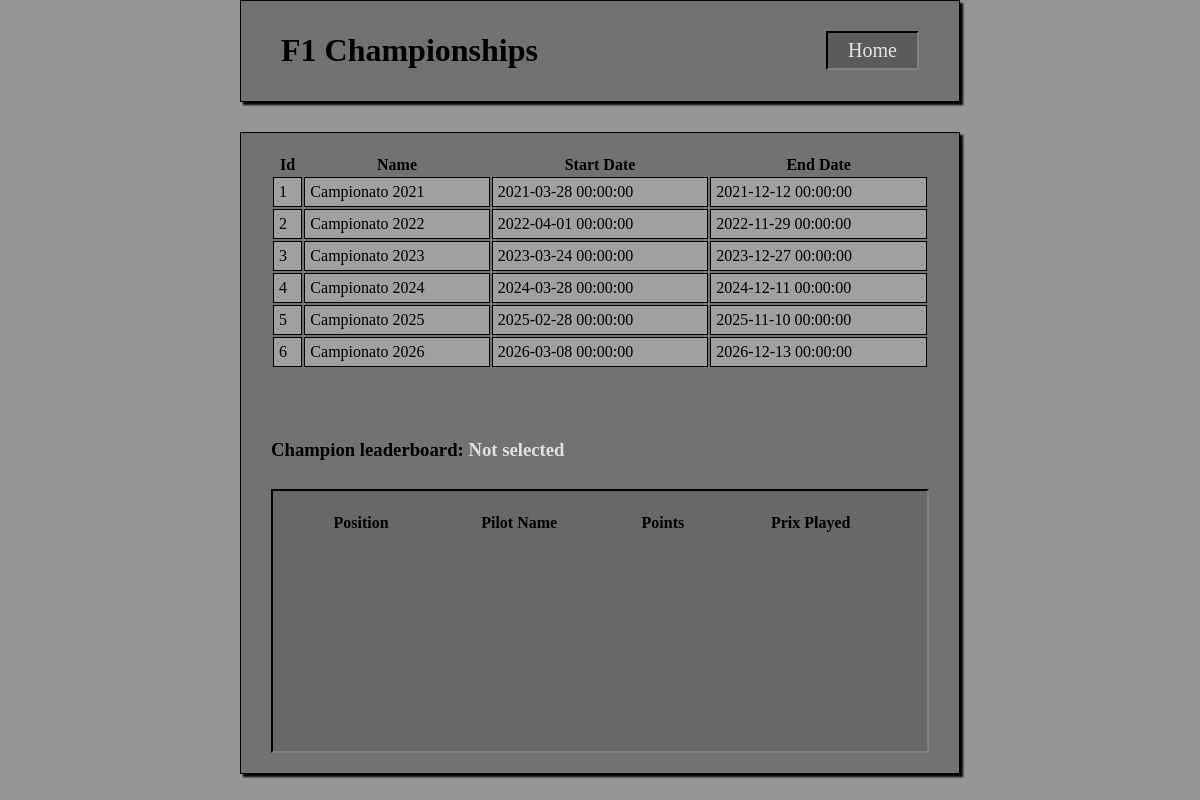
Page /frontend/champ.php on the committed database.
### tables this page shows
CREATE TABLE IF NOT EXISTS cham(
    id INT AUTO_INCREMENT PRIMARY KEY,
    champ_name VARCHAR(64),
    champ_start_date DATETIME NOT NULL,
    champ_end_date DATETIME NOT NULL
);

### frontend/back/champ_back.php (called while the page is built, shortened)
<?php
    require_once __DIR__ . "/../core/query_util.php";
    require_once __DIR__ . "/../query/champ.php";
    require_once __DIR__ . "/../view/table_view.php";
    $conn = get_conn();
    $champ_query = champ_select_query();
    $champ_result = execute_default_query($conn, $champ_query);
    $champ_view = champ_table_view($champ_result);
?>

### frontend/core/query_util.php (called while the page is built, shortened)
<?php
    function execute_default_query($conn, $sql){
        try{
            $result = $conn->query($sql);
            return $result;
        }
        catch(Exception $e){
            die("Query select error");
        }
    }

### frontend/query/champ.php (called while the page is built, shortened)
<?php
    function champ_select_query(){
        return "
            SELECT
                id,
                champ_name,
                champ_start_date,
                champ_end_date
            FROM
                cham
        ";
    }
?>

### frontend/view/table_view.php (the view, shortened to what this page needs)
        <?php
function champ_table_view($result){
    $table = "
        <table id='champ_table'>
            <tr>
                <th>Id</th>
                <th>Name</th>
                <th>Start Date</th>
                <th>End Date</th>
            </tr>
    ";
    while($row = $result->fetch_assoc()){
        ?>
        <tr
            data-id="<?=$row['id']?>"
            data-champ_name="<?=htmlspecialchars($row['champ_name'])?>"
            class="champ_row"
        >
            <td class="table_background"><?=htmlspecialchars($row['id'])?></td>
            <td class="table_background"><?=htmlspecialchars($row['champ_name'])?></td>
            <td class="table_background"><?=htmlspecialchars($row['champ_start_date'])?></td>
            <td class="table_background"><?=htmlspecialchars($row['champ_end_date'])?></td>
        </tr>
        <?php
        $table .= ob_get_clean();
    }
    return $table .= "</table>";
}
        ?>

### frontend/champ.php (shortened to what this page needs)
<?php
    require_once(__DIR__ . '/back/champ_back.php');
?>
<html>
    <head>
        <link rel="stylesheet" href="css/general.css">
        <link rel="stylesheet" href="core/style_util.css">
        <link rel="stylesheet" href="css/champ.css">
    </head>
    <body class="background_color">
        <div id="navbar" class="background_color_2 general_border">
            <h1>F1 Championships</h1>
            <a href="<?=HOME_URL?>" class="inner_border general_link">Home</a>
        </div>
       <div id="content" class="background_color_2 general_border">
            <div id="champ_table_view">
                <?=$champ_view ?? ""?>
            </div>
            <h3>Champion leaderboard: <u class="general_font"><?=$_GET['champ_name'] ?? "Not selected"?></u></h3>
            <div id="leaderboard" class="inner_border inner_background scroll_bar">
                <table id='champ_leaderboard_table'>
                    <tr>
                        <th>Position</th>
                        <th>Pilot Name</th>
                        <th>Points</th>
                        <th>Prix Played</th>
                    </tr>
                </table>
            </div>
       </div>
    </body>
</html>

### frontend/css/general.css (style rules this page uses)
body { padding: 0; margin: 0; padding: 0 20%; color-scheme: white; }
#navbar { box-sizing: border-box; display: flex; align-items: center; width: 100%; padding: 10px 40px; }
#navbar a { margin-left: auto; }

### frontend/core/style_util.css (style rules this page uses)
.general_border { border: 1px solid black; box-shadow: 3px 3px 2px black; }
.general_link { display: flex; align-items: center; justify-content: center; background: rgba(0, 0, 0, 0.2); width: auto; height: 15px; text-decoration: none; font-size: 20px; padding: 10px 20px; color: rgb(226, 226, 226); }
.general_font { color: rgb(224, 224, 224); text-decoration: none; }
.background_color { background-color: rgb(150, 150, 150); }
.background_color_2 { background-color: rgb(114, 114, 114); }
.inner_border { border-top: 2px solid black; border-left: 2px solid black; border-bottom: 2px solid gray; border-right: 2px solid gray; }
.inner_background { background-color: rgb(104, 104, 104); }
.table_background { background-color: rgb(160, 160, 160); }

### frontend/css/champ.css (style rules this page uses)
#content { display: flex; flex-direction: column; margin-top: 30px; height: 75%; padding: 20px 30px; gap: 10px; }
#champ_table_view { height: 50%; }
#champ_table { width: 100%; }
#champ_table td { border: 1px solid black; padding: 5px; }
#leaderboard { overflow: auto; box-sizing: border-box; width: 100%; height: 50%; padding: 20px; }
#champ_leaderboard_table { width: 100%; }

### rows in the picture
cham: id "1", champ_name "Campionato 2021", champ_start_date "2021-03-28 00:00:00", champ_end_date "2021-12-12 00:00:00"
cham: id "2", champ_name "Campionato 2022", champ_start_date "2022-04-01 00:00:00", champ_end_date "2022-11-29 00:00:00"
cham: id "3", champ_name "Campionato 2023", champ_start_date "2023-03-24 00:00:00", champ_end_date "2023-12-27 00:00:00"
cham: id "4", champ_name "Campionato 2024", champ_start_date "2024-03-28 00:00:00", champ_end_date "2024-12-11 00:00:00"
cham: id "5", champ_name "Campionato 2025", champ_start_date "2025-02-28 00:00:00", champ_end_date "2025-11-10 00:00:00"
cham: id "6", champ_name "Campionato 2026", champ_start_date "2026-03-08 00:00:00", champ_end_date "2026-12-13 00:00:00"

### other values in the picture
$_GET['champ_name'] "Not selected"
